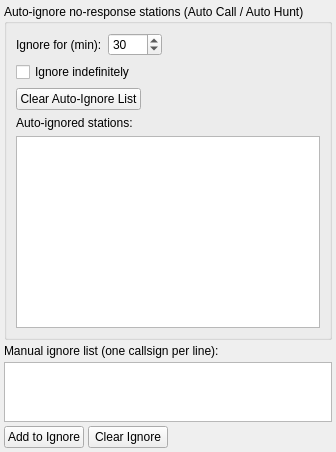
                  <widget class="QWidget" name="tab_ignored">
                   <attribute name="title">
                    <string>I</string>
                   </attribute>
                   <layout class="QVBoxLayout" name="verticalLayout_ignored">
                    <property name="spacing">
                     <number>4</number>
                    </property>
                    <property name="leftMargin">
                     <number>4</number>
                    </property>
                    <property name="topMargin">
                     <number>4</number>
                    </property>
                    <property name="rightMargin">
                     <number>4</number>
                    </property>
                    <property name="bottomMargin">
                     <number>4</number>
                    </property>
                    <item>
                     <widget class="QGroupBox" name="groupBox_autoIgnore">
                      <property name="title">
                       <string>Auto-ignore no-response stations (Auto Call / Auto Hunt)</string>
                      </property>
                      <layout class="QVBoxLayout" name="verticalLayout_autoIgnore">
                       <item>
                        <layout class="QHBoxLayout" name="horizontalLayout_ignDur">
                         <item>
                          <widget class="QLabel" name="label_ignoreDur">
                           <property name="text">
                            <string>Ignore for (min):</string>
                           </property>
                          </widget>
                         </item>
                         <item>
                          <widget class="QSpinBox" name="sb_ignoreDuration">
                           <property name="toolTip">
                            <string>How many minutes to ignore a station that did not respond. Set to 0 to disable auto-ignore.</string>
                           </property>
                           <property name="minimum">
                            <number>0</number>
                           </property>
                           <property name="maximum">
                            <number>9999</number>
                           </property>
                           <property name="value">
                            <number>30</number>
                           </property>
                          </widget>
                         </item>
                         <item>
                          <spacer name="horizontalSpacer_ign">
                           <property name="orientation">
                            <enum>Qt::Horizontal</enum>
                           </property>
                           <property name="sizeHint" stdset="0">
                            <size>
                             <width>20</width>
                             <height>20</height>
                            </size>
                           </property>
                          </spacer>
                         </item>
                        </layout>
                       </item>
                       <item>
                        <widget class="QCheckBox" name="cb_ignoreIndefinite">
                         <property name="toolTip">
                          <string>If checked, stations that do not respond are ignored for the entire session (until you restart or clear the list)</string>
                         </property>
                         <property name="text">
                          <string>Ignore indefinitely</string>
                         </property>
                        </widget>
                       </item>
                       <item>
                        <layout class="QHBoxLayout" name="horizontalLayout_autoIgnBtn">
                         <item>
                          <widget class="QPushButton" name="btn_clearAutoIgnore">
                           <property name="toolTip">
                            <string>Clear the auto-ignore list (re-enables all temporarily ignored stations)</string>
                           </property>
                           <property name="text">
                            <string>Clear Auto-Ignore List</string>
                           </property>
                          </widget>
                         </item>
                         <item>
                          <spacer name="horizontalSpacer_autoIgnBtn">
                           <property name="orientation">
                            <enum>Qt::Horizontal</enum>
                           </property>
                           <property name="sizeHint" stdset="0">
                            <size>
                             <width>20</width>
                             <height>20</height>
                            </size>
                           </property>
                          </spacer>
                         </item>
                        </layout>
                       </item>
                       <item>
                        <widget class="QLabel" name="label_autoIgnoredList">
                         <property name="text">
                          <string>Auto-ignored stations:</string>
                         </property>
                        </widget>
                       </item>
                       <item>
                        <widget class="QPlainTextEdit" name="pte_autoIgnoredList">
                         <property name="toolTip">
                          <string>Stations currently being auto-ignored (callsign — expires UTC)</string>
                         </property>
                         <property name="readOnly">
                          <bool>true</bool>
                         </property>
                        </widget>
                       </item>
                      </layout>
                     </widget>
                    </item>
                    <item>
                     <widget class="QLabel" name="label_ignore">
                      <property name="text">
                       <string>Manual ignore list (one callsign per line):</string>
                      </property>
                     </widget>
                    </item>
                    <item>
                     <widget class="QPlainTextEdit" name="pte_IgnoredStations">
                      <property name="toolTip">
                       <string>Stations to ignore (one callsign per line)</string>
                      </property>
                      <property name="maximumSize">
                       <size>
                        <width>16777215</width>
                        <height>60</height>
                       </size>
                      </property>
                     </widget>
                    </item>
                    <item>
                     <layout class="QHBoxLayout" name="horizontalLayout_ignorebtn">
                      <item>
                       <widget class="QPushButton" name="btn_addToIgnore">
                        <property name="toolTip">
                         <string>Add current DX callsign to ignore list</string>
                        </property>
                        <property name="text">
                         <string>Add to Ignore</string>
                        </property>
                       </widget>
                      </item>
                      <item>
                       <widget class="QPushButton" name="btn_clearIgnore">
                        <property name="toolTip">
                         <string>Clear the ignore list</string>
                        </property>
                        <property name="text">
                         <string>Clear Ignore</string>
                        </property>
                       </widget>
                      </item>
                      <item>
                       <spacer name="horizontalSpacer_ignorebtn">
                        <property name="orientation">
                         <enum>Qt::Horizontal</enum>
                        </property>
                        <property name="sizeHint" stdset="0">
                         <size>
                          <width>40</width>
                          <height>20</height>
                         </size>
                        </property>
                       </spacer>
                      </item>
                     </layout>
                    </item>
                   </layout>
                  </widget>
